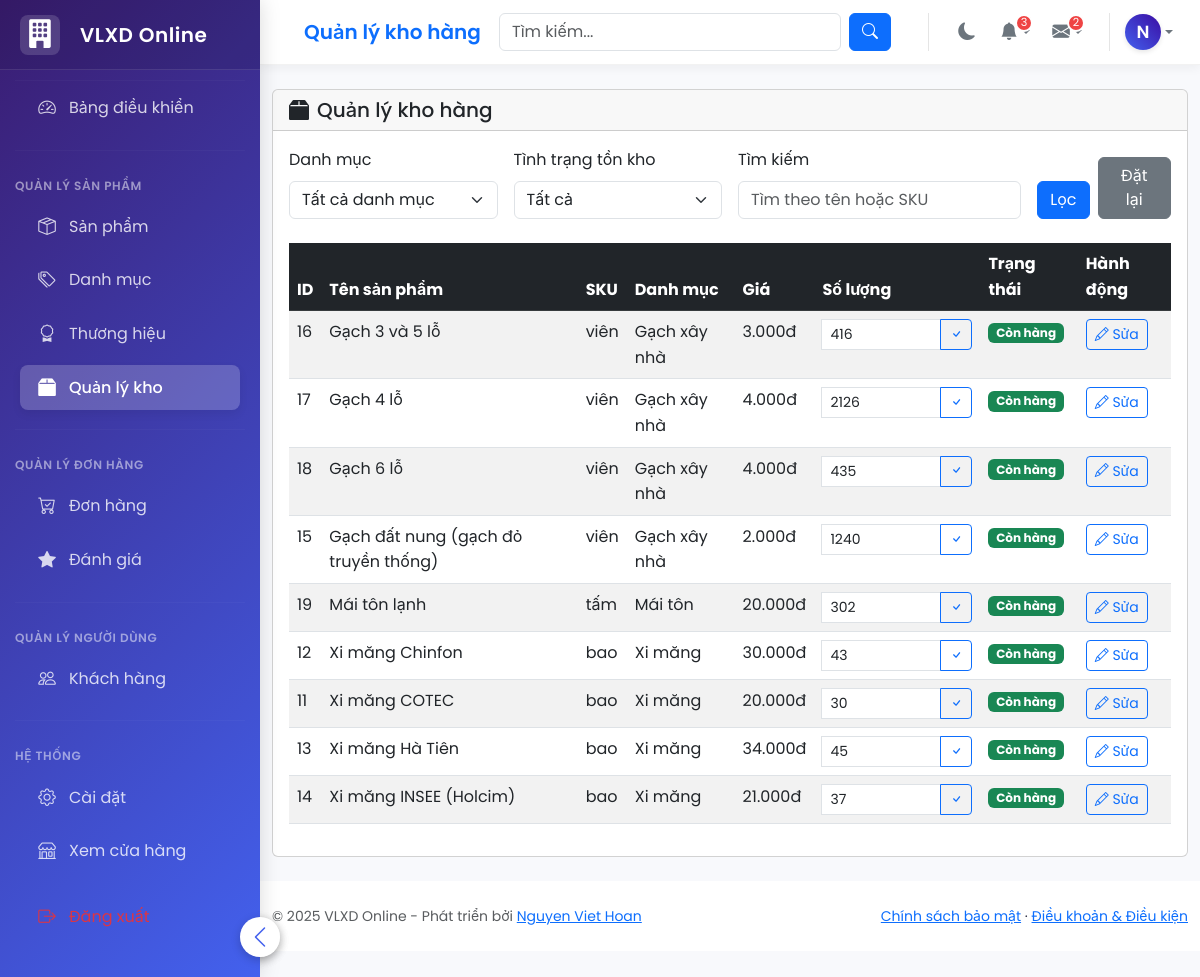
The app's page /admin/inventory.php (signed in) with its own data.
### tables this page shows
CREATE TABLE `products` (
  `ProductID` int(11) NOT NULL,
  `ProductName` varchar(255) NOT NULL,
  `Description` text DEFAULT NULL,
  `ImagePath` varchar(255) DEFAULT NULL,
  `Price` decimal(12,0) NOT NULL CHECK (`Price` >= 0),
  `Unit` varchar(50) NOT NULL,
  `StockQuantity` int(11) NOT NULL DEFAULT 0 CHECK (`StockQuantity` >= 0),
  `CategoryID` int(11) DEFAULT NULL,
  `CreatedAt` datetime DEFAULT current_timestamp(),
  `UpdatedAt` datetime DEFAULT current_timestamp() ON UPDATE current_timestamp(),
  `IsDeleted` tinyint(1) DEFAULT 0
);

CREATE TABLE `categories` (
  `CategoryID` int(11) NOT NULL,
  `CategoryName` varchar(100) NOT NULL,
  `Description` text DEFAULT NULL,
  `ImagePath` varchar(255) DEFAULT NULL
);

### admin/inventory.php (the view, shortened to what this page needs)
<?php
require_once '../config/db_connection.php';
$filter_condition = '';
$search_term = '';
$query = "SELECT p.ProductID, p.ProductName, p.Price, p.StockQuantity, p.Unit, c.CategoryName
          FROM Products p
          LEFT JOIN Categories c ON p.CategoryID = c.CategoryID
          $filter_condition
          ORDER BY p.ProductName";
$result = $conn->query($query);
include_once 'includes/header_admin.php';
include_once 'includes/sidebar_admin.php';
?>
<div class="container-fluid mt-4">
    <div class="card mb-4">
        <div class="card-header">
            <h5 class="mb-0"><i class="bi bi-box2-fill me-2"></i>Quản lý kho hàng</h5>
        </div>
        <div class="card-body">
            <div class="row mb-4">
                <div class="col-12">
                    <form method="get" action="" class="row g-3">
                        <div class="col-md-3">
                            <label for="category" class="form-label">Danh mục</label>
                            <select class="form-select" id="category" name="category">
                                <option value="">Tất cả danh mục</option>
                            </select>
                        </div>
                        <div class="col-md-3">
                            <label for="stock_status" class="form-label">Tình trạng tồn kho</label>
                            <select class="form-select" id="stock_status" name="stock_status">
                                <option value="">Tất cả</option>
                            </select>
                        </div>
                        <div class="col-md-4">
                            <label for="search" class="form-label">Tìm kiếm</label>
                            <input type="text" class="form-control" id="search" name="search" placeholder="Tìm theo tên hoặc SKU" value="<?php echo htmlspecialchars($search_term); ?>">
                        </div>
                        <div class="col-md-2 d-flex align-items-end">
                            <button type="submit" class="btn btn-primary me-2">Lọc</button>
                            <a href="inventory.php" class="btn btn-secondary">Đặt lại</a>
                        </div>
                    </form>
                </div>
            </div>
            <div class="table-responsive">
                <table class="table table-striped table-hover">
                    <thead class="table-dark">
                        <tr>
                            <th>ID</th>
                            <th>Tên sản phẩm</th>
                            <th>SKU</th>
                            <th>Danh mục</th>
                            <th>Giá</th>
                            <th>Số lượng</th>
                            <th>Trạng thái</th>
                            <th>Hành động</th>
                        </tr>
                    </thead>
                    <tbody>
                        <?php
                        if ($result && $result->num_rows > 0) {
                            while($row = $result->fetch_assoc()) {
                        ?>
                        <tr>
                            <td><?php echo $row['ProductID']; ?></td>
                            <td><?php echo htmlspecialchars($row['ProductName']); ?></td>
                            <td><?php echo htmlspecialchars($row['Unit']); ?></td>
                            <td><?php echo htmlspecialchars($row['CategoryName']); ?></td>
                            <td><?php echo number_format($row['Price'], 0, ',', '.'); ?>đ</td>
                            <td>
                                <form method="post" class="quantity-form" id="form-<?php echo $row['ProductID']; ?>">
                                    <div class="input-group" style="width: 150px;">
                                        <input type="number" class="form-control form-control-sm quantity-input" name="quantity" value="<?php echo $row['StockQuantity']; ?>" min="0">
                                        <button type="submit" name="update_quantity" class="btn btn-sm btn-outline-primary">
                                            <i class="bi bi-check"></i>
                                        </button>
                                    </div>
                                </form>
                            </td>
                            <td>
                                <?php if($row['StockQuantity'] > 0): ?>
                                    <span class="badge bg-success">Còn hàng</span>
                                <?php else: ?>
                                    <span class="badge bg-danger">Hết hàng</span>
                                <?php endif; ?>
                            </td>
                            <td>
                                <a href="products/edit.php?id=<?php echo $row['ProductID']; ?>" class="btn btn-sm btn-outline-primary">
                                    <i class="bi bi-pencil"></i> Sửa
                                </a>
                            </td>
                        </tr>
                        <?php
                            }
                        } else {
                        ?>
                        <tr>
                            <td colspan="8" class="text-center">Không có sản phẩm nào</td>
                        </tr>
                        <?php } ?>
                    </tbody>
                </table>
            </div>
        </div>
    </div>
</div>
<?php
include_once 'includes/footer_admin.php';
?>

### records on screen
products: ProductID "16", ProductName "Gạch 3 và 5 lỗ", Unit "viên", CategoryID.CategoryName "Gạch xây nhà", Price "3.000", quantity "416", shows "Còn hàng"
products: ProductID "17", ProductName "Gạch 4 lỗ", Unit "viên", CategoryID.CategoryName "Gạch xây nhà", Price "4.000", quantity "2126", shows "Còn hàng"
products: ProductID "18", ProductName "Gạch 6 lỗ", Unit "viên", CategoryID.CategoryName "Gạch xây nhà", Price "4.000", quantity "435", shows "Còn hàng"
products: ProductID "15", ProductName "Gạch đất nung (gạch đỏ truyền thống)", Unit "viên", CategoryID.CategoryName "Gạch xây nhà", Price "2.000", quantity "1240", shows "Còn hàng"
products: ProductID "19", ProductName "Mái tôn lạnh", Unit "tấm", CategoryID.CategoryName "Mái tôn", Price "20.000", quantity "302", shows "Còn hàng"
products: ProductID "12", ProductName "Xi măng Chinfon", Unit "bao", CategoryID.CategoryName "Xi măng", Price "30.000", quantity "43", shows "Còn hàng"
products: ProductID "11", ProductName "Xi măng COTEC", Unit "bao", CategoryID.CategoryName "Xi măng", Price "20.000", quantity "30", shows "Còn hàng"
products: ProductID "13", ProductName "Xi măng Hà Tiên", Unit "bao", CategoryID.CategoryName "Xi măng", Price "34.000", quantity "45", shows "Còn hàng"
products: ProductID "14", ProductName "Xi măng INSEE (Holcim)", Unit "bao", CategoryID.CategoryName "Xi măng", Price "21.000", quantity "37", shows "Còn hàng"

### other values on screen
$admin_page_title "Quản lý kho hàng"
$userInitial "N"
